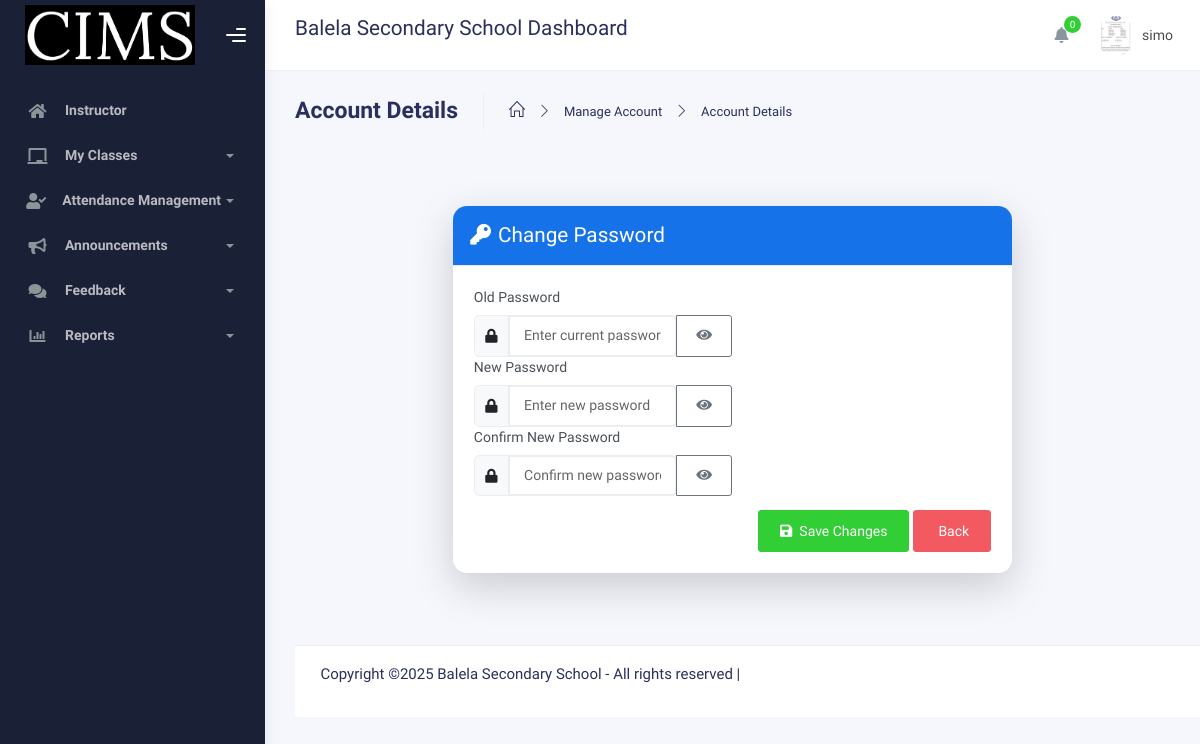
Page /Instructor/change_password.php (signed in) on the committed database.
### tables this page shows
CREATE TABLE IF NOT EXISTS `users` (
  `uid` int NOT NULL AUTO_INCREMENT,
  `idNumber` varchar(50) NOT NULL,
  `profile_picture` varchar(250) NOT NULL,
  `first_name` varchar(30) NOT NULL,
  `father_name` varchar(30) NOT NULL,
  `grandfather_name` varchar(30) NOT NULL,
  `gender` varchar(30) NOT NULL,
  `user_type` varchar(30) NOT NULL,
  `username` varchar(50) NOT NULL,
  `password` varchar(250) NOT NULL,
  `email` varchar(50) NOT NULL,
  `phone` varchar(50) NOT NULL,
  `user_status` int NOT NULL,
  PRIMARY KEY (`uid`)
);

CREATE TABLE IF NOT EXISTS `role_type` (
  `rid` int NOT NULL AUTO_INCREMENT,
  `role_name` varchar(50) NOT NULL,
  `abbreviation_name` varchar(30) NOT NULL,
  `description` text,
  `created_at` timestamp NULL DEFAULT CURRENT_TIMESTAMP,
  PRIMARY KEY (`rid`)
);

### connection/function.php (called while the page is built, shortened)
<?php
include 'connection.php';
function decryptPassword($encryptedPassword) {
    $key = hash('sha256', SECRET_KEY);
    $iv = substr(hash('sha256', SECRET_IV), 0, 16);
    return openssl_decrypt($encryptedPassword, ENCRYPT_METHOD, $key, 0, $iv);
}
function getUserByID($data)
{
    global $conn;
    $query = mysqli_query($conn, "SELECT * FROM users WHERE uid = '$data'");
    $result = mysqli_fetch_array($query);
    if ($result && isset($result["password"])) {
        $result["password"] = decryptPassword($result["password"]);
    }
    return $result;
}
function getRoleNameById($role_id) {
    global $conn;
    $role_id = (int)$role_id;
    $query = "SELECT role_name FROM role_type WHERE rid = $role_id";
    $result = mysqli_query($conn, $query);
    if ($result && mysqli_num_rows($result) > 0) {
        $row = mysqli_fetch_assoc($result);
        return $row['role_name'];
    }
    return null;
}
?>

### Instructor/instructorHeader.php (the view, shortened to what this page needs)
<?php
include '../connection/connection.php';
include '../connection/function.php';
?>
<!DOCTYPE html>
<html lang="en">
<head>
	<link rel="stylesheet" href="../assets/css/bootstrap.min.css">
	<link rel="stylesheet" href="../assets/css/plugins.min.css">
	<link rel="stylesheet" href="../assets/css/kaiadmin.min.css">
</head>
<?php
$profile = getUserByID($_SESSION["uid"]);
$roleName = getRoleNameById($profile["user_type"]);
if (isset($_SESSION["uid"]) and ($roleName == "Instructor")) {
?>
<body>
<div class="wrapper">
  <div class="sidebar" data-background-color="dark">
<div class="sidebar-logo">
 <div class="logo-header" data-background-color="dark">
   <div class = "logo">
	<img src="../assets/img/logo.png" alt="navbar brand" class="navbar-brand" height="60" width="170">
   </div>
  <div class="nav-toggle">
	<button class="btn btn-toggle toggle-sidebar"><i class="gg-menu-right"></i></button>
	<button class="btn btn-toggle sidenav-toggler"><i class="gg-menu-left"></i></button></div>
	<button class="topbar-toggler more"><i class="gg-more-vertical-alt"></i></button></div>
   </div>
<div class="sidebar-wrapper scrollbar scrollbar-inner">
  <div class="sidebar-content">
	<ul class="nav nav-secondary">
	  <li class="nav-item">
    <a href="director.php" class="collapsed"><i class="fas fa-home"></i><p><?php echo $roleName = getRoleNameById($profile["user_type"]); ?></p></a></li>
      <li class="nav-item">
        <a data-bs-toggle="collapse" href="#myClasses" role="button" aria-expanded="false" aria-controls="myClasses">
          <i class="fas fa-chalkboard"></i>
          <p>My Classes</p>
          <span class="caret"></span>
        </a>
      </li>
      <li class="nav-item">
        <a data-bs-toggle="collapse" href="#attendance" role="button" aria-expanded="false" aria-controls="attendance">
          <i class="fas fa-user-check"></i>
          <p>Attendance Management</p>
          <span class="caret"></span>
        </a>
      </li>
<li class="nav-item">
  <a data-bs-toggle="collapse" href="#announcements" role="button" aria-expanded="false" aria-controls="announcements">
    <i class="fas fa-bullhorn"></i>
    <p>Announcements</p>
    <span class="caret"></span>
  </a>
</li>
<li class="nav-item">
   <a data-bs-toggle="collapse" href="#feedback"><i class="fas fa-comments"></i><p>Feedback</p><span class="caret"></span></a>
</li>
<li class="nav-item">
  <a data-bs-toggle="collapse" href="#reports"><i class="fas fa-chart-bar"></i><p>Reports</p><span class="caret"></span></a>
     </li>
    </ul>
  </div>
 </div>
</div>
<div class="main-panel">
	<div class="main-header">
<nav class="navbar navbar-header navbar-header-transparent navbar-expand-lg border-bottom">
  <div class="container-fluid">
	<div class="input-group">
	  <div class="input-group-prepend">
		<h4>Balela Secondary School Dashboard </h4></div>
	    <ul class="navbar-nav topbar-nav ms-md-auto align-items-center">
<ul class="navbar-nav topbar-nav ms-md-auto align-items-center">
 <li class="nav-item topbar-icon dropdown hidden-caret">
  <a class="nav-link dropdown-toggle" href="#" id="notifDropdown" role="button" data-bs-toggle="dropdown" aria-haspopup="true" aria-expanded="false">
   <i class="fa fa-bell"></i><span class="notification" id="notifCount">0</span></a>
	</li>
<li class="nav-item topbar-user dropdown hidden-caret">
 <a class="dropdown-toggle profile-pic" data-bs-toggle="dropdown" href="#" aria-expanded="false">
    <div class="avatar-sm"><img class="profile-img" src="<?php echo $profile["profile_picture"]; ?>"
	       alt="Profile Picture" width="100" height="100"></div>
    <span class="profile-username"><span class="op-7"><?php echo "$profile[username]";?></span></span></span>
 </a>
				</li>
			</ul>
		</div>
	</nav>
</div>
<?php
} else {
}
?>

### Instructor/instructorHeader.php (style rules this page uses)
.profile-img { width: 40px; height: 40px; border-radius: 80%; object-fit: cover; }

### rows in the picture
users: user_type.role_name "Instructor", profile_picture (picture), username "simo"
